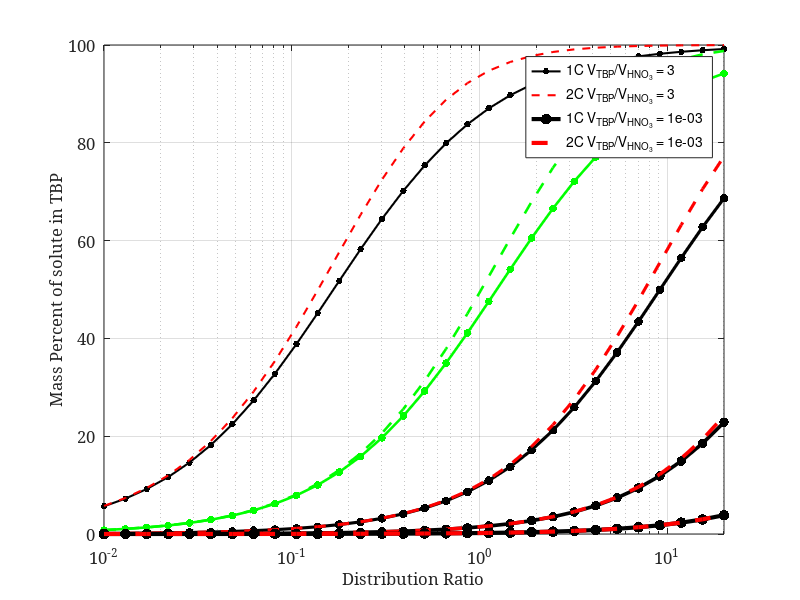

Reproduce this figure in MATLAB.
% This will plot the differences between first and second contacts of TBP

N=30; % Make N = 30 for prettier graphs
M=5;  % We have to look at different volume fractions

%%%%%%%%%%%%%%%%%%%%%%%%%%%%%%%%%%%%%%%%%%%%%%%%%%%%%%%%%%%%%%%%%%%%%%%%%%%
%%%%%%%%%%%%%%%%%%%%% Variables/Input/Setup %%%%%%%%%%%%%%%%%%%%%%%%%%%%%%%
%%%%%%%%%%%%%%%%%%%%%%%%%%%%%%%%%%%%%%%%%%%%%%%%%%%%%%%%%%%%%%%%%%%%%%%%%%%

%It will vary with different Distribution Ratios
DR=logspace(-2,1.30103,N);  %Log Space

%Uranium,Pu, Ru, Zr, Nb, Rare earch distribution coefficents
%estimated from reactor handbook for our experiment.
h_t=linspace(1/3,3,M);
h_tl=logspace(-0.47712125471967,3,M); %3 Vt/VH to 0.3 Vt/VH
%h_tl=logspace(-1,3,M); %10 Vt/VH to 0.3 Vt/VH

%Linear Scale
pt2=zeros(M,N);
pt=zeros(M,N);

%Log Scale
pt2l=zeros(M,N);
ptl=zeros(M,N);

for i=1:length(h_t)
    f=(1./DR).*(h_t(i)); %Factor to make rest of calcs easier
    fl=(1./DR).*(h_tl(i));
    %Percent in TBP after one contact (same total volume)
    pt(i,:)=1./(1+f.*0.5);
    ptl(i,:)=1./(1+fl.*0.5);
    %Percent in TBP after two separate contacts
    pt2(i,:)=1./(2+f.*(1+1./f.^2));  %This is the percent in second contact
    pt2l(i,:)=1./(2+fl.*(1+1./fl.^2));
    pt2(i,:)=pt2(i,:)+1./(1+f);      %This is adding the first contact
    pt2l(i,:)=pt2l(i,:)+1./(1+fl);
end

%%%%%%%%%%%%%%%%%%%%%%%%%%%%%%%%%%%%%%%%%%%%%%%%%%%%%%%%%%%%%%%%%%%%%%%%%%%
%%%%%%%%%%%%%%%%%%%%%%%%%%%%% Plotting %%%%%%%%%%%%%%%%%%%%%%%%%%%%%%%%%%%%
%%%%%%%%%%%%%%%%%%%%%%%%%%%%%%%%%%%%%%%%%%%%%%%%%%%%%%%%%%%%%%%%%%%%%%%%%%%


%%%%%%%%%%%%%%%%%%%%%%% Plot the mass Percent in TBP %%%%%%%%%%%%%%%%%%%%%%
%%%%%%%%%%%%%%%%%%%%%%%%%%%  Linear Scale %%%%%%%%%%%%%%%%%%%%%%%%%%%%%%%%%



leg=cell(1,M*2);
str1='V_{TBP}/V_{HNO_{3}}';
str2='V_{TBP}/V_{HNO_{3}}';
linewidth=linspace(1.5,3,M);
h=cell(1,M*2);
markersize=linspace(15,23,M);

for i=1:length(h_t)
    if i~=2
        h{i*2-1}=semilogx(DR,100*ptl(i,:),'k.-','LineWidth',linewidth(i),'MarkerSize',markersize(i)); %One Contact
        hold on;
        h{i*2}=semilogx(DR,100*pt2l(i,:),'r--','LineWidth',linewidth(i)); %Two Contacts
    end
    if i==2
        h{i*2-1}=semilogx(DR,100*ptl(i,:),'g.-','LineWidth',linewidth(i),'MarkerSize',markersize(i)); %One Contact
        hold on;
        h{i*2}=semilogx(DR,100*pt2l(i,:),'g--','LineWidth',linewidth(i)); %Two Contacts  
    end
    if i==1
        leg{i*2-1}=['1C ',str1,' = ',num2str(1./h_tl(i),'%.0f')];
        leg{i*2}=['2C ',str2,' = ',num2str(1./h_tl(i),'%.0f')];
    end
    if i~=1
        leg{i*2-1}=['1C ',str1,' = ',num2str(1./h_tl(i),'%.0e')];
        leg{i*2}=['2C ',str2,' = ',num2str(1./h_tl(i),'%.0e')]; 
    end
end


xlabel ('Distribution Ratio','FontSize',12,'Fontname','Garamond');
ylabel ('Mass Percent of solute in TBP','FontSize',13,'Fontname','Garamond');
grid on;set(gca,'FontSize',12,'Fontname','Garamond');
set(findall(gcf,'type','text'),'FontSize',12,'Fontname','Garamond');
h_legend=legend([h{1},h{2},h{length(h_t)*2-1},h{length(h_t)*2}],leg{1},leg{2},leg{length(h_t)*2-1},leg{length(h_t)*2});
set(gca,'fontsize',12,'Fontname','Garamond');
set(h_legend,'string');
set(h_legend,'FontSize',10);hold off;
xlim([10^-2,20])
hold off;

%semilogx(DR,100*pt2(1,:),'r--','LineWidth',2); %Uranium

